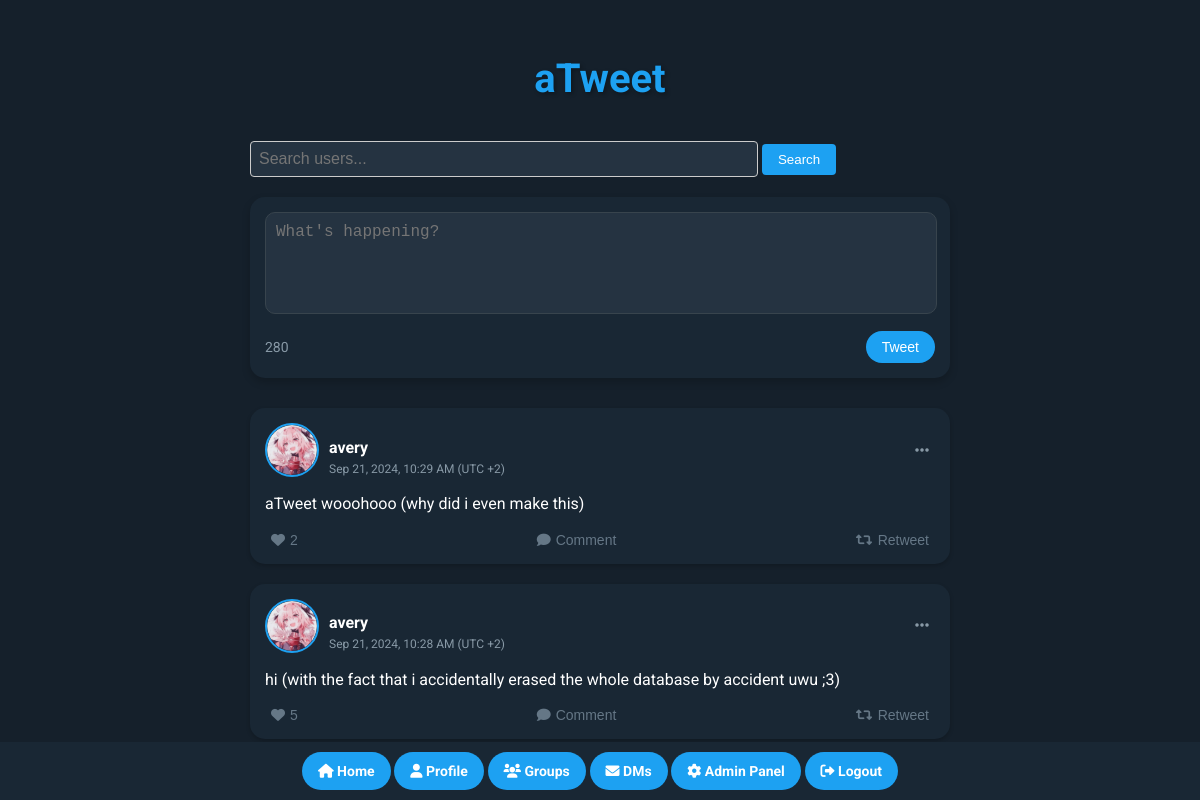
The page / (signed in) on the database its author committed.
### tables this page shows
CREATE TABLE tweets (
            id INTEGER PRIMARY KEY AUTOINCREMENT,
            content TEXT NOT NULL,
            user_id INTEGER,
            created_at TIMESTAMP DEFAULT CURRENT_TIMESTAMP, likes INTEGER DEFAULT 0, rendered_content TEXT, original_tweet_id INTEGER REFERENCES tweets(id),
            FOREIGN KEY(user_id) REFERENCES "users_old"(id)
        );

CREATE TABLE users (
            id INTEGER PRIMARY KEY AUTOINCREMENT,
            username TEXT NOT NULL UNIQUE,
            password TEXT NOT NULL,
            email TEXT NOT NULL,
            pfp TEXT,
            banner TEXT,
            created_at TIMESTAMP DEFAULT CURRENT_TIMESTAMP
        );

### app.py (the view)
@app.route('/')
def index():
    if 'user_id' not in session:
        return redirect(url_for('login'))
    db = get_db()
    tweets = db.execute('''
        SELECT t.*, u.username, u.pfp as user_pfp,
               COALESCE(t.rendered_content, t.content) as displayed_content
        FROM tweets t
        JOIN users u ON t.user_id = u.id
        ORDER BY t.created_at DESC
    ''').fetchall()
    tweets = [dict(tweet) for tweet in tweets]
    for tweet in tweets:
        tweet['created_at'] = datetime.strptime(tweet['created_at'], '%Y-%m-%d %H:%M:%S')
        tweet['displayed_content'] = bleach.clean(tweet['displayed_content'], strip=True)
    liked_tweet_ids = {like['tweet_id'] for like in db.execute('SELECT tweet_id FROM likes WHERE user_id = ?', (session['user_id'],)).fetchall()}
    user = db.execute('SELECT * FROM users WHERE id = ?', (session['user_id'],)).fetchone()
    if user is None:
        flash('User not found. Please log in again.', 'error')
        return redirect(url_for('logout'))
    user = dict(user)
    user['created_at'] = datetime.strptime(user['created_at'], '%Y-%m-%d %H:%M:%S')
    return render_template('index.html', tweets=tweets, liked_tweet_ids=liked_tweet_ids, user=user, get_user_by_id=get_user_by_id)

### app.py (called while the page is built)
def get_user_by_id(user_id):
    db = get_db()
    user = db.execute('SELECT * FROM users WHERE id = ?', (user_id,)).fetchone()
    return dict(user) if user else None

def get_db():
    db = getattr(g, '_database', None)
    if db is None:
        db = g._database = sqlite3.connect(DATABASE)
        db.row_factory = sqlite3.Row
    return db

@app.teardown_appcontext
def close_connection(exception):
    db = getattr(g, '_database', None)
    if db is not None:
        db.close()

### templates/index.html (shortened to what this page needs)
<!DOCTYPE html>
<html lang="en">
<head>
    <link rel="stylesheet" href="{{ url_for('static', filename='styles.css') }}">
    <link rel="stylesheet" href="https://cdnjs.cloudflare.com/ajax/libs/font-awesome/6.0.0-beta3/css/all.min.css">
</head>
<body>
    <div class="container">
        <h1>aTweet</h1>
        <form action="{{ url_for('search') }}" method="GET" class="search-form">
            <input type="text" name="q" placeholder="Search users...">
            <button type="submit">Search</button>
        </form>
        <form action="{{ url_for('tweet') }}" method="POST" class="tweet-form" enctype="multipart/form-data">
            <textarea name="content" required placeholder="What's happening?" maxlength="280"></textarea>
            <div class="form-footer">
                <span class="char-count">280</span>
                <button type="submit">Tweet</button>
            </div>
        </form>
        <div class="tweets-list">
            {% for tweet in tweets %}
                <div class="tweet">
                    <div class="tweet-header">
                        <div class="tweet-user-info">
                            <img src="{{ url_for('static', filename='uploads/' + (tweet.user_pfp if tweet.user_pfp else 'default_pfp.png')) }}" alt="{{ tweet.username }}" class="tweet-pfp">
                            <div class="tweet-info">
                                <a href="{{ url_for('profile', username=tweet.username) }}" class="tweet-username">{{ tweet.username }}</a>
                                <span class="tweet-timestamp">{{ tweet.created_at.strftime('%b %d, %Y, %I:%M %p') }} (UTC +2)</span>
                            </div>
                        </div>
                        {% if tweet.user_id == session.user_id %}
                        <div class="tweet-options">
                            <button class="options-button" onclick="toggleMenu({{ tweet.id }})">
                                <i class="fas fa-ellipsis-h"></i>
                            </button>
                        </div>
                        {% endif %}
                    </div>
                    <p class="tweet-content tweet-text-cull">{{ tweet.displayed_content|safe }}</p>
                    <div class="tweet-actions">
                        <button class="like-button {% if tweet.id in liked_tweet_ids %}liked{% endif %}" data-tweet-id="{{ tweet.id }}">
                            <i class="fas fa-heart"></i> {{ tweet.likes }}
                        </button>
                        <button class="comment-button" data-tweet-id="{{ tweet.id }}">
                            <i class="fas fa-comment"></i> Comment
                        </button>
                        <form action="{{ url_for('retweet', tweet_id=tweet.id) }}" method="POST" style="display: inline;">
                            <button type="submit" class="retweet-button">
                                <i class="fas fa-retweet"></i> Retweet
                            </button>
                        </form>
                    </div>
                </div>
            {% endfor %}
        </div>
    </div>
    <footer>
        <div class="footer-container">
            <a href="{{ url_for('index') }}" class="footer-button">
                <i class="fas fa-home"></i> Home
            </a>
            <a href="{{ url_for('profile', username=session.username) }}" class="footer-button">
                <i class="fas fa-user"></i> Profile
            </a>
            <a href="{{ url_for('groups') }}" class="footer-button">
                <i class="fas fa-users"></i> Groups
            </a>
            <a href="{{ url_for('dms') }}" class="footer-button">
                <i class="fas fa-envelope"></i> DMs
            </a>
            {% if session.user_id and get_user_by_id(session.user_id)['username'] == 'avery' %}
            <a href="{{ url_for('admin_panel') }}" class="footer-button">
                <i class="fas fa-cog"></i> Admin Panel
            </a>
            {% endif %}
            <a href="{{ url_for('logout') }}" class="footer-button">
                <i class="fas fa-sign-out-alt"></i> Logout
            </a>
        </div>
    </footer>
</body>
</html>

### static/styles.css (style rules this page uses)
.search-form { margin-bottom: 20px; }
.search-form input[type="text"] { padding: 8px; width: 70%; border: 1px solid #ccc; border-radius: 4px; }
.search-form button { padding: 8px 16px; background-color: #1da1f2; color: white; border: none; border-radius: 4px; cursor: pointer; }
.tweet-actions { display: flex; justify-content: space-between; margin-top: 10px; }
.tweet-actions button { background: none; border: none; color: #657786; cursor: pointer; font-size: 14px; display: flex; align-items: center; }
.tweet-actions button i { margin-right: 5px; }
.retweet-button { color: #657786; background: none; border: none; cursor: pointer; font-size: 14px; display: flex; align-items: center; }
.retweet-button i { margin-right: 5px; }
.tweet-content { white-space: pre-wrap; word-wrap: break-word; max-height: 300px; overflow-y: auto; }
.tweet-text-cull { overflow: hidden; text-overflow: ellipsis; display: -webkit-box; -webkit-line-clamp: 10; -webkit-box-orient: vertical; }
.tweet-text-cull { overflow: hidden; text-overflow: ellipsis; display: -webkit-box; -webkit-line-clamp: 4; -webkit-box-orient: vertical; word-wrap: break-word; }
body { font-family: 'Roboto', sans-serif; margin: 0; padding: 0; background-color: #15202b; color: #ffffff; line-height: 1.6; min-height: 100vh; display: flex; flex-direction: column; }
.container { width: 100%; max-width: 700px; margin: 0 auto; padding: 20px; flex: 1; }
h1 { font-size: 2.5em; text-align: center; color: #1da1f2; margin-bottom: 30px; text-shadow: 2px 2px 4px rgba(0, 0, 0, 0.3); }
.tweet-form { background-color: #192734; border-radius: 15px; padding: 15px; margin-bottom: 30px; box-shadow: 0 4px 8px rgba(0, 0, 0, 0.2); transition: box-shadow 0.3s ease; }
.tweet-form textarea { width: 97%; padding: 10px; border: 1px solid #38444d; border-radius: 10px; background: #253341; color: #ffffff; resize: none; transition: border 0.3s, box-shadow 0.3s; font-size: 16px; margin-bottom: 10px; height: 80px; }
.tweet-form .form-footer { display: flex; justify-content: space-between; align-items: center; }
.char-count { font-size: 14px; color: #8899a6; }
.tweet-form button { background-color: #1da1f2; color: white; border: none; padding: 8px 16px; border-radius: 20px; cursor: pointer; transition: background-color 0.3s, transform 0.2s; font-size: 14px; }
.tweets-list { margin-top: 20px; }
.tweet { background-color: #192734; border-radius: 15px; padding: 15px; margin-bottom: 20px; box-shadow: 0 2px 4px rgba(0, 0, 0, 0.2); transition: box-shadow 0.3s, transform 0.3s; }
.tweet-header { display: flex; align-items: center; justify-content: space-between; margin-bottom: 10px; }
.tweet-user-info { display: flex; align-items: center; }
.tweet-pfp, .profile-pfp { width: 50px; height: 50px; border-radius: 50%; margin-right: 10px; border: 2px solid #1da1f2; object-fit: cover; }
.tweet-info { flex-grow: 1; position: relative; display: flex; flex-direction: column; }
.tweet-username { font-weight: bold; font-size: 16px; color: #ffffff; margin-top: -5px; }
.tweet-timestamp { font-size: 12px; color: #8899a6; position: absolute; top: 20px; left: 0; white-space: nowrap; }
.tweet-content { font-size: 16px; line-height: 1.4; margin-bottom: 15px; }
.tweet-actions { display: flex; justify-content: space-between; align-items: center; }
.like-button, .comment-button { background: none; border: none; color: #8899a6; cursor: pointer; font-size: 14px; transition: color 0.3s; }
.tweet-options { position: relative; }
.options-button { background: none; border: none; color: #8899a6; cursor: pointer; font-size: 16px; transition: color 0.3s; }
footer { background-color: #192734; padding: 10px 0; position: fixed; bottom: 0; left: 0; right: 0; z-index: 1000; }
.footer-container { display: flex; justify-content: space-around; max-width: 600px; margin: 0 auto; }
.footer-button { display: inline-block; padding: 8px 16px; color: #ffffff; background-color: #1da1f2; border: none; border-radius: 20px; text-decoration: none; transition: background-color 0.3s, transform 0.2s; font-size: 14px; font-weight: bold; }
.tweet, .profile-header, .auth-form, .dm-list, .group-list { animation: fadeIn 0.5s ease-out; }
input[type="text"], input[type="password"], textarea { background-color: #253341; border: 1px solid #38444d; border-radius: 5px; padding: 10px; color: #ffffff; font-size: 16px; }
.tweet-username { font-weight: bold; font-size: 16px; color: #ffffff; text-decoration: none; transition: color 0.3s; }

### rows shown on the page
tweets: pfp (picture), username "avery", created_at "Sep 21, 2024, 10:29 AM", displayed_content "aTweet wooohooo (why did i even make this)", likes "2"
tweets: pfp (picture), username "avery", created_at "Sep 21, 2024, 10:28 AM", displayed_content "hi (with the fact that i accidentally erased the whole database by accident uwu ;3)", likes "5"
